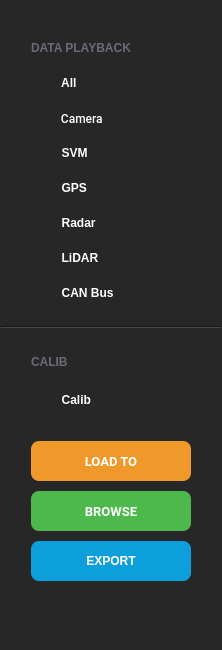
<?xml version="1.0" encoding="UTF-8"?>
<ui version="4.0">
 <class>NavigationPanel</class>
 <widget class="QWidget" name="NavigationPanel">
  <property name="geometry">
   <rect>
    <x>0</x>
    <y>0</y>
    <width>222</width>
    <height>650</height>
   </rect>
  </property>
  <property name="minimumSize">
   <size>
    <width>0</width>
    <height>650</height>
   </size>
  </property>
  <property name="maximumSize">
   <size>
    <width>16777215</width>
    <height>650</height>
   </size>
  </property>
  <property name="windowTitle">
   <string>Form</string>
  </property>
  <property name="styleSheet">
   <string notr="true">background-color: #272727;</string>
  </property>
  <layout class="QGridLayout" name="gridLayout_2">
   <property name="leftMargin">
    <number>0</number>
   </property>
   <property name="rightMargin">
    <number>0</number>
   </property>
   <item row="0" column="0">
    <layout class="QVBoxLayout" name="Data_Playback">
     <property name="spacing">
      <number>17</number>
     </property>
     <property name="leftMargin">
      <number>30</number>
     </property>
     <property name="topMargin">
      <number>28</number>
     </property>
     <property name="bottomMargin">
      <number>18</number>
     </property>
     <item alignment="Qt::AlignTop">
      <widget class="QLabel" name="label_data_playback">
       <property name="minimumSize">
        <size>
         <width>0</width>
         <height>18</height>
        </size>
       </property>
       <property name="maximumSize">
        <size>
         <width>150</width>
         <height>16777215</height>
        </size>
       </property>
       <property name="styleSheet">
        <string notr="true">color:#6a6b79;
font: 14px 'Roboto';
font-weight:bold;</string>
       </property>
       <property name="text">
        <string>DATA PLAYBACK</string>
       </property>
      </widget>
     </item>
     <item>
      <widget class="QRadioButton" name="rd_all">
       <property name="minimumSize">
        <size>
         <width>0</width>
         <height>18</height>
        </size>
       </property>
       <property name="maximumSize">
        <size>
         <width>150</width>
         <height>16777215</height>
        </size>
       </property>
       <property name="styleSheet">
        <string notr="true">QRadioButton {color: white;font-weight:500}
QRadioButton::indicator {width: 18px; height: 18px; border-radius:5px;}
QRadioButton::indicator::checked {background-image: url(:/img/icon/radio-check.png);}
QRadioButton::indicator::unchecked {background-image: url(:/img/icon/radio-uncheck.png);}</string>
       </property>
       <property name="text">
        <string>  All</string>
       </property>
       <property name="checked">
        <bool>true</bool>
       </property>
       <attribute name="buttonGroup">
        <string notr="true">buttonGroup</string>
       </attribute>
      </widget>
     </item>
     <item>
      <widget class="QRadioButton" name="rd_camera">
       <property name="minimumSize">
        <size>
         <width>0</width>
         <height>18</height>
        </size>
       </property>
       <property name="maximumSize">
        <size>
         <width>150</width>
         <height>16777215</height>
        </size>
       </property>
       <property name="font">
        <font>
         <family>Roboto Medium</family>
         <weight>62</weight>
         <italic>false</italic>
         <bold>true</bold>
        </font>
       </property>
       <property name="styleSheet">
        <string notr="true">QRadioButton {color: white;font-weight:500}
QRadioButton::indicator {width: 18px; height: 18px; border-radius:5px;}
QRadioButton::indicator::checked {background-image: url(:/img/icon/radio-check.png);}
QRadioButton::indicator::unchecked {background-image: url(:/img/icon/radio-uncheck.png);}</string>
       </property>
       <property name="text">
        <string>  Camera</string>
       </property>
       <property name="checked">
        <bool>false</bool>
       </property>
       <attribute name="buttonGroup">
        <string notr="true">buttonGroup</string>
       </attribute>
      </widget>
     </item>
     <item>
      <widget class="QRadioButton" name="rd_svm">
       <property name="minimumSize">
        <size>
         <width>0</width>
         <height>18</height>
        </size>
       </property>
       <property name="maximumSize">
        <size>
         <width>150</width>
         <height>16777215</height>
        </size>
       </property>
       <property name="styleSheet">
        <string notr="true">QRadioButton {color: white;font-weight:500}
QRadioButton::indicator {width: 18px; height: 18px; border-radius:5px;}
QRadioButton::indicator::checked {background-image: url(:/img/icon/radio-check.png);}
QRadioButton::indicator::unchecked {background-image: url(:/img/icon/radio-uncheck.png);}</string>
       </property>
       <property name="text">
        <string>  SVM</string>
       </property>
       <property name="checked">
        <bool>false</bool>
       </property>
       <attribute name="buttonGroup">
        <string notr="true">buttonGroup</string>
       </attribute>
      </widget>
     </item>
     <item>
      <widget class="QRadioButton" name="rd_gps">
       <property name="minimumSize">
        <size>
         <width>0</width>
         <height>18</height>
        </size>
       </property>
       <property name="maximumSize">
        <size>
         <width>150</width>
         <height>16777215</height>
        </size>
       </property>
       <property name="styleSheet">
        <string notr="true">QRadioButton {color: white;font-weight:500}
QRadioButton::indicator {width: 18px; height: 18px; border-radius:5px;}
QRadioButton::indicator::checked {background-image: url(:/img/icon/radio-check.png);}
QRadioButton::indicator::unchecked {background-image: url(:/img/icon/radio-uncheck.png);}</string>
       </property>
       <property name="text">
        <string>  GPS</string>
       </property>
       <property name="checked">
        <bool>false</bool>
       </property>
       <attribute name="buttonGroup">
        <string notr="true">buttonGroup</string>
       </attribute>
      </widget>
     </item>
     <item>
      <widget class="QRadioButton" name="rd_radar">
       <property name="minimumSize">
        <size>
         <width>0</width>
         <height>18</height>
        </size>
       </property>
       <property name="maximumSize">
        <size>
         <width>150</width>
         <height>16777215</height>
        </size>
       </property>
       <property name="styleSheet">
        <string notr="true">QRadioButton {color: white;font-weight:500}
QRadioButton::indicator {width: 18px; height: 18px; border-radius:5px;}
QRadioButton::indicator::checked {background-image: url(:/img/icon/radio-check.png);}
QRadioButton::indicator::unchecked {background-image: url(:/img/icon/radio-uncheck.png);}</string>
       </property>
       <property name="text">
        <string>  Radar</string>
       </property>
       <property name="checked">
        <bool>false</bool>
       </property>
       <attribute name="buttonGroup">
        <string notr="true">buttonGroup</string>
       </attribute>
      </widget>
     </item>
     <item>
      <widget class="QRadioButton" name="rd_lidar">
       <property name="minimumSize">
        <size>
         <width>0</width>
         <height>18</height>
        </size>
       </property>
       <property name="maximumSize">
        <size>
         <width>150</width>
         <height>16777215</height>
        </size>
       </property>
       <property name="styleSheet">
        <string notr="true">QRadioButton {color: white;font-weight:500}
QRadioButton::indicator {width: 18px; height: 18px; border-radius:5px;}
QRadioButton::indicator::checked {background-image: url(:/img/icon/radio-check.png);}
QRadioButton::indicator::unchecked {background-image: url(:/img/icon/radio-uncheck.png);}</string>
       </property>
       <property name="text">
        <string>  LiDAR</string>
       </property>
       <property name="checked">
        <bool>false</bool>
       </property>
       <attribute name="buttonGroup">
        <string notr="true">buttonGroup</string>
       </attribute>
      </widget>
     </item>
     <item>
      <widget class="QRadioButton" name="rd_can">
       <property name="minimumSize">
        <size>
         <width>0</width>
         <height>18</height>
        </size>
       </property>
       <property name="maximumSize">
        <size>
         <width>150</width>
         <height>16777215</height>
        </size>
       </property>
       <property name="styleSheet">
        <string notr="true">QRadioButton {color: white;font-weight:500}
QRadioButton::indicator {width: 18px; height: 18px; border-radius:5px;}
QRadioButton::indicator::checked {background-image: url(:/img/icon/radio-check.png);}
QRadioButton::indicator::unchecked {background-image: url(:/img/icon/radio-uncheck.png);}</string>
       </property>
       <property name="text">
        <string>  CAN Bus</string>
       </property>
       <property name="checked">
        <bool>false</bool>
       </property>
       <attribute name="buttonGroup">
        <string notr="true">buttonGroup</string>
       </attribute>
      </widget>
     </item>
    </layout>
   </item>
   <item row="2" column="0">
    <layout class="QVBoxLayout" name="Calib">
     <property name="spacing">
      <number>22</number>
     </property>
     <property name="leftMargin">
      <number>30</number>
     </property>
     <property name="topMargin">
      <number>21</number>
     </property>
     <property name="bottomMargin">
      <number>16</number>
     </property>
     <item>
      <widget class="QLabel" name="label_calib">
       <property name="maximumSize">
        <size>
         <width>150</width>
         <height>16777215</height>
        </size>
       </property>
       <property name="styleSheet">
        <string notr="true">color:#6a6b79;
font: 14px 'Roboto';
font-weight:bold;</string>
       </property>
       <property name="text">
        <string>CALIB</string>
       </property>
      </widget>
     </item>
     <item>
      <widget class="QRadioButton" name="rd_calib">
       <property name="minimumSize">
        <size>
         <width>0</width>
         <height>18</height>
        </size>
       </property>
       <property name="maximumSize">
        <size>
         <width>150</width>
         <height>16777215</height>
        </size>
       </property>
       <property name="styleSheet">
        <string notr="true">QRadioButton {color: white;font-weight:500}
QRadioButton::indicator {width: 18px; height: 18px; border-radius:5px;}
QRadioButton::indicator::checked {background-image: url(:/img/icon/radio-check.png);}
QRadioButton::indicator::unchecked {background-image: url(:/img/icon/radio-uncheck.png);}</string>
       </property>
       <property name="text">
        <string>  Calib</string>
       </property>
      </widget>
     </item>
    </layout>
   </item>
   <item row="3" column="0">
    <layout class="QVBoxLayout" name="Button">
     <property name="spacing">
      <number>10</number>
     </property>
     <property name="leftMargin">
      <number>30</number>
     </property>
     <property name="topMargin">
      <number>10</number>
     </property>
     <property name="rightMargin">
      <number>0</number>
     </property>
     <item>
      <widget class="QPushButton" name="pb_load_to">
       <property name="minimumSize">
        <size>
         <width>160</width>
         <height>40</height>
        </size>
       </property>
       <property name="maximumSize">
        <size>
         <width>160</width>
         <height>40</height>
        </size>
       </property>
       <property name="font">
        <font>
         <family>Roboto</family>
         <pointsize>10</pointsize>
         <weight>75</weight>
         <italic>false</italic>
         <bold>true</bold>
         <kerning>true</kerning>
        </font>
       </property>
       <property name="cursor">
        <cursorShape>PointingHandCursor</cursorShape>
       </property>
       <property name="layoutDirection">
        <enum>Qt::LeftToRight</enum>
       </property>
       <property name="styleSheet">
        <string notr="true">QPushButton{
color: rgb(255, 255, 255);
background-color: #ef992a;
border-radius: 8px;
font-weight:bold;
}

QPushButton::hover{
color: #fff;
background-color:#f49f31;
border-radius:8px;
font-weight:bold;
}</string>
       </property>
       <property name="text">
        <string>LOAD TO</string>
       </property>
      </widget>
     </item>
     <item>
      <widget class="QPushButton" name="pb_browse">
       <property name="minimumSize">
        <size>
         <width>160</width>
         <height>40</height>
        </size>
       </property>
       <property name="maximumSize">
        <size>
         <width>160</width>
         <height>40</height>
        </size>
       </property>
       <property name="font">
        <font>
         <family>Roboto</family>
         <pointsize>10</pointsize>
         <weight>75</weight>
         <italic>false</italic>
         <bold>true</bold>
         <kerning>true</kerning>
        </font>
       </property>
       <property name="cursor">
        <cursorShape>PointingHandCursor</cursorShape>
       </property>
       <property name="layoutDirection">
        <enum>Qt::LeftToRight</enum>
       </property>
       <property name="styleSheet">
        <string notr="true">QPushButton{
color: rgb(255, 255, 255);
background-color:#4db84b;
border-radius: 8px;
font-weight:bold;
}

QPushButton::hover{
color: #fff;
background-color: #55cb53;
border-radius:8px;
font-weight:bold;
}</string>
       </property>
       <property name="text">
        <string>BROWSE</string>
       </property>
      </widget>
     </item>
     <item>
      <widget class="QPushButton" name="pb_export">
       <property name="enabled">
        <bool>true</bool>
       </property>
       <property name="minimumSize">
        <size>
         <width>160</width>
         <height>40</height>
        </size>
       </property>
       <property name="maximumSize">
        <size>
         <width>160</width>
         <height>40</height>
        </size>
       </property>
       <property name="cursor">
        <cursorShape>ArrowCursor</cursorShape>
       </property>
       <property name="styleSheet">
        <string notr="true">QPushButton{
color: rgb(255, 255, 255);
background-color:#0c9fdc;
border-radius: 8px;
font-weight:bold;
}

QPushButton::hover{
color: #fff;
background-color: #14a6e3;
border-radius: 8px;
font-weight:bold;
}</string>
       </property>
       <property name="text">
        <string>EXPORT</string>
       </property>
      </widget>
     </item>
    </layout>
   </item>
   <item row="5" column="0">
    <spacer name="verticalSpacer">
     <property name="orientation">
      <enum>Qt::Vertical</enum>
     </property>
     <property name="sizeHint" stdset="0">
      <size>
       <width>219</width>
       <height>22</height>
      </size>
     </property>
    </spacer>
   </item>
   <item row="1" column="0">
    <layout class="QVBoxLayout" name="verticalLayout">
     <property name="spacing">
      <number>0</number>
     </property>
     <property name="leftMargin">
      <number>0</number>
     </property>
     <item>
      <widget class="Line" name="Separate">
       <property name="minimumSize">
        <size>
         <width>220</width>
         <height>0</height>
        </size>
       </property>
       <property name="maximumSize">
        <size>
         <width>220</width>
         <height>1</height>
        </size>
       </property>
       <property name="styleSheet">
        <string notr="true">background-color:  rgb(23, 23, 23);</string>
       </property>
       <property name="orientation">
        <enum>Qt::Horizontal</enum>
       </property>
      </widget>
     </item>
     <item>
      <widget class="Line" name="Separate_2">
       <property name="minimumSize">
        <size>
         <width>220</width>
         <height>0</height>
        </size>
       </property>
       <property name="maximumSize">
        <size>
         <width>220</width>
         <height>1</height>
        </size>
       </property>
       <property name="styleSheet">
        <string notr="true">background-color: rgb(63, 63, 63);</string>
       </property>
       <property name="orientation">
        <enum>Qt::Horizontal</enum>
       </property>
      </widget>
     </item>
    </layout>
   </item>
  </layout>
 </widget>
 <resources/>
 <connections/>
 <buttongroups>
  <buttongroup name="buttonGroup"/>
 </buttongroups>
</ui>
